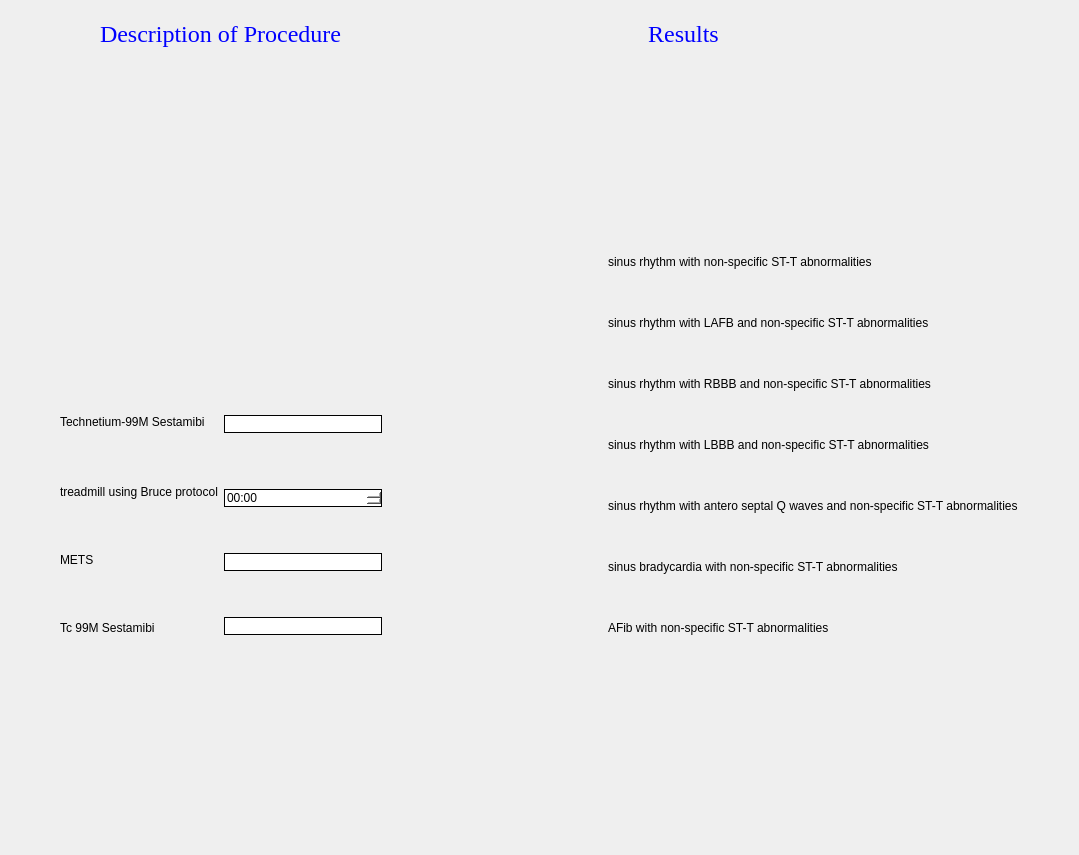
      <widget class="QWidget" name="tab_2">
       <attribute name="title">
        <string>Result</string>
       </attribute>
       <layout class="QGridLayout" name="gridLayout_9">
        <item row="0" column="1">
         <widget class="QGroupBox" name="groupBox_2">
          <property name="styleSheet">
           <string notr="true">border:none;
font: 15pt &quot;Times New Roman&quot;;
background: transparent;</string>
          </property>
          <property name="title">
           <string/>
          </property>
          <layout class="QGridLayout" name="gridLayout">
           <item row="0" column="0">
            <layout class="QHBoxLayout" name="horizontalLayout_9">
             <item>
              <spacer name="horizontalSpacer_18">
               <property name="orientation">
                <enum>Qt::Horizontal</enum>
               </property>
               <property name="sizeHint" stdset="0">
                <size>
                 <width>40</width>
                 <height>20</height>
                </size>
               </property>
              </spacer>
             </item>
             <item>
              <layout class="QHBoxLayout" name="horizontalLayout_8">
               <item>
                <layout class="QVBoxLayout" name="verticalLayout_21">
                 <item>
                  <layout class="QHBoxLayout" name="horizontalLayout_33">
                   <item>
                    <spacer name="horizontalSpacer_17">
                     <property name="orientation">
                      <enum>Qt::Horizontal</enum>
                     </property>
                     <property name="sizeHint" stdset="0">
                      <size>
                       <width>40</width>
                       <height>20</height>
                      </size>
                     </property>
                    </spacer>
                   </item>
                   <item>
                    <widget class="QLabel" name="label_10">
                     <property name="sizePolicy">
                      <sizepolicy hsizetype="Fixed" vsizetype="Fixed">
                       <horstretch>0</horstretch>
                       <verstretch>0</verstretch>
                      </sizepolicy>
                     </property>
                     <property name="font">
                      <font>
                       <family>Times New Roman</family>
                       <pointsize>18</pointsize>
                       <weight>50</weight>
                       <italic>false</italic>
                       <bold>false</bold>
                      </font>
                     </property>
                     <property name="styleSheet">
                      <string notr="true">
border:none;
font: 18pt &quot;Times New Roman&quot;;

color:blue;

</string>
                     </property>
                     <property name="text">
                      <string>Description of Procedure</string>
                     </property>
                    </widget>
                   </item>
                   <item>
                    <spacer name="horizontalSpacer_13">
                     <property name="orientation">
                      <enum>Qt::Horizontal</enum>
                     </property>
                     <property name="sizeHint" stdset="0">
                      <size>
                       <width>40</width>
                       <height>20</height>
                      </size>
                     </property>
                    </spacer>
                   </item>
                  </layout>
                 </item>
                 <item>
                  <spacer name="verticalSpacer_68">
                   <property name="orientation">
                    <enum>Qt::Vertical</enum>
                   </property>
                   <property name="sizeHint" stdset="0">
                    <size>
                     <width>20</width>
                     <height>175</height>
                    </size>
                   </property>
                  </spacer>
                 </item>
                 <item>
                  <layout class="QHBoxLayout" name="horizontalLayout_7">
                   <item>
                    <layout class="QVBoxLayout" name="verticalLayout_19">
                     <item>
                      <widget class="QLabel" name="label_11">
                       <property name="sizePolicy">
                        <sizepolicy hsizetype="Minimum" vsizetype="Preferred">
                         <horstretch>0</horstretch>
                         <verstretch>0</verstretch>
                        </sizepolicy>
                       </property>
                       <property name="text">
                        <string>Technetium-99M Sestamibi</string>
                       </property>
                      </widget>
                     </item>
                     <item>
                      <spacer name="verticalSpacer_8">
                       <property name="orientation">
                        <enum>Qt::Vertical</enum>
                       </property>
                       <property name="sizeHint" stdset="0">
                        <size>
                         <width>20</width>
                         <height>50</height>
                        </size>
                       </property>
                      </spacer>
                     </item>
                     <item>
                      <widget class="QLabel" name="label_12">
                       <property name="sizePolicy">
                        <sizepolicy hsizetype="Minimum" vsizetype="Preferred">
                         <horstretch>0</horstretch>
                         <verstretch>0</verstretch>
                        </sizepolicy>
                       </property>
                       <property name="text">
                        <string>treadmill using Bruce protocol</string>
                       </property>
                      </widget>
                     </item>
                     <item>
                      <spacer name="verticalSpacer_9">
                       <property name="orientation">
                        <enum>Qt::Vertical</enum>
                       </property>
                       <property name="sizeHint" stdset="0">
                        <size>
                         <width>20</width>
                         <height>40</height>
                        </size>
                       </property>
                      </spacer>
                     </item>
                     <item>
                      <widget class="QLabel" name="label_13">
                       <property name="sizePolicy">
                        <sizepolicy hsizetype="Minimum" vsizetype="Preferred">
                         <horstretch>0</horstretch>
                         <verstretch>0</verstretch>
                        </sizepolicy>
                       </property>
                       <property name="text">
                        <string>METS</string>
                       </property>
                      </widget>
                     </item>
                     <item>
                      <spacer name="verticalSpacer_10">
                       <property name="orientation">
                        <enum>Qt::Vertical</enum>
                       </property>
                       <property name="sizeHint" stdset="0">
                        <size>
                         <width>20</width>
                         <height>40</height>
                        </size>
                       </property>
                      </spacer>
                     </item>
                     <item>
                      <widget class="QLabel" name="label_14">
                       <property name="sizePolicy">
                        <sizepolicy hsizetype="Minimum" vsizetype="Preferred">
                         <horstretch>0</horstretch>
                         <verstretch>0</verstretch>
                        </sizepolicy>
                       </property>
                       <property name="text">
                        <string>Tc 99M Sestamibi</string>
                       </property>
                      </widget>
                     </item>
                     <item>
                      <spacer name="verticalSpacer_11">
                       <property name="orientation">
                        <enum>Qt::Vertical</enum>
                       </property>
                       <property name="sizeHint" stdset="0">
                        <size>
                         <width>20</width>
                         <height>200</height>
                        </size>
                       </property>
                      </spacer>
                     </item>
                    </layout>
                   </item>
                   <item>
                    <layout class="QVBoxLayout" name="verticalLayout_20">
                     <item>
                      <widget class="QLineEdit" name="lineEdit_Techne">
                       <property name="sizePolicy">
                        <sizepolicy hsizetype="Minimum" vsizetype="Fixed">
                         <horstretch>0</horstretch>
                         <verstretch>0</verstretch>
                        </sizepolicy>
                       </property>
                       <property name="styleSheet">
                        <string notr="true">   border: 1px solid black;
background-color: rgb(255, 255, 255);
</string>
                       </property>
                      </widget>
                     </item>
                     <item>
                      <spacer name="verticalSpacer_12">
                       <property name="orientation">
                        <enum>Qt::Vertical</enum>
                       </property>
                       <property name="sizeHint" stdset="0">
                        <size>
                         <width>20</width>
                         <height>50</height>
                        </size>
                       </property>
                      </spacer>
                     </item>
                     <item>
                      <widget class="QTimeEdit" name="timeEdit_treadMill">
                       <property name="styleSheet">
                        <string notr="true">   border: 1px solid black;
background-color: rgb(255, 255, 255);
</string>
                       </property>
                       <property name="displayFormat">
                        <string>mm:ss</string>
                       </property>
                      </widget>
                     </item>
                     <item>
                      <spacer name="verticalSpacer_13">
                       <property name="orientation">
                        <enum>Qt::Vertical</enum>
                       </property>
                       <property name="sizeHint" stdset="0">
                        <size>
                         <width>20</width>
                         <height>40</height>
                        </size>
                       </property>
                      </spacer>
                     </item>
                     <item>
                      <widget class="QLineEdit" name="lineEdit_METS">
                       <property name="sizePolicy">
                        <sizepolicy hsizetype="Minimum" vsizetype="Fixed">
                         <horstretch>0</horstretch>
                         <verstretch>0</verstretch>
                        </sizepolicy>
                       </property>
                       <property name="styleSheet">
                        <string notr="true">   border: 1px solid black;
background-color: rgb(255, 255, 255);
</string>
                       </property>
                      </widget>
                     </item>
                     <item>
                      <spacer name="verticalSpacer_66">
                       <property name="orientation">
                        <enum>Qt::Vertical</enum>
                       </property>
                       <property name="sizeHint" stdset="0">
                        <size>
                         <width>20</width>
                         <height>40</height>
                        </size>
                       </property>
                      </spacer>
                     </item>
                     <item>
                      <widget class="QLineEdit" name="lineEdit_Tc99">
                       <property name="sizePolicy">
                        <sizepolicy hsizetype="Minimum" vsizetype="Fixed">
                         <horstretch>0</horstretch>
                         <verstretch>0</verstretch>
                        </sizepolicy>
                       </property>
                       <property name="styleSheet">
                        <string notr="true">   border: 1px solid black;
background-color: rgb(255, 255, 255);
</string>
                       </property>
                      </widget>
                     </item>
                     <item>
                      <spacer name="verticalSpacer_67">
                       <property name="orientation">
                        <enum>Qt::Vertical</enum>
                       </property>
                       <property name="sizeHint" stdset="0">
                        <size>
                         <width>20</width>
                         <height>200</height>
                        </size>
                       </property>
                      </spacer>
                     </item>
                    </layout>
                   </item>
                  </layout>
                 </item>
                </layout>
               </item>
               <item>
                <spacer name="horizontalSpacer_19">
                 <property name="orientation">
                  <enum>Qt::Horizontal</enum>
                 </property>
                 <property name="sizeHint" stdset="0">
                  <size>
                   <width>200</width>
                   <height>17</height>
                  </size>
                 </property>
                </spacer>
               </item>
               <item>
                <layout class="QVBoxLayout" name="verticalLayout_7">
                 <item>
                  <layout class="QHBoxLayout" name="horizontalLayout_26">
                   <item>
                    <spacer name="horizontalSpacer_4">
                     <property name="orientation">
                      <enum>Qt::Horizontal</enum>
                     </property>
                     <property name="sizeHint" stdset="0">
                      <size>
                       <width>40</width>
                       <height>20</height>
                      </size>
                     </property>
                    </spacer>
                   </item>
                   <item>
                    <widget class="QLabel" name="label_15">
                     <property name="sizePolicy">
                      <sizepolicy hsizetype="Preferred" vsizetype="Fixed">
                       <horstretch>0</horstretch>
                       <verstretch>0</verstretch>
                      </sizepolicy>
                     </property>
                     <property name="font">
                      <font>
                       <family>Times New Roman</family>
                       <pointsize>18</pointsize>
                       <weight>50</weight>
                       <italic>false</italic>
                       <bold>false</bold>
                      </font>
                     </property>
                     <property name="styleSheet">
                      <string notr="true">
border:none;
font: 18pt &quot;Times New Roman&quot;;

color:blue;

</string>
                     </property>
                     <property name="text">
                      <string>Results</string>
                     </property>
                     <property name="alignment">
                      <set>Qt::AlignCenter</set>
                     </property>
                    </widget>
                   </item>
                   <item>
                    <spacer name="horizontalSpacer_16">
                     <property name="orientation">
                      <enum>Qt::Horizontal</enum>
                     </property>
                     <property name="sizeHint" stdset="0">
                      <size>
                       <width>300</width>
                       <height>20</height>
                      </size>
                     </property>
                    </spacer>
                   </item>
                  </layout>
                 </item>
                 <item>
                  <spacer name="verticalSpacer">
                   <property name="orientation">
                    <enum>Qt::Vertical</enum>
                   </property>
                   <property name="sizeHint" stdset="0">
                    <size>
                     <width>20</width>
                     <height>200</height>
                    </size>
                   </property>
                  </spacer>
                 </item>
                 <item>
                  <layout class="QVBoxLayout" name="verticalLayout_6">
                   <item>
                    <widget class="QCheckBox" name="checkBox_normalRhythm">
                     <property name="text">
                      <string>sinus rhythm with non-specific ST-T abnormalities</string>
                     </property>
                    </widget>
                   </item>
                   <item>
                    <spacer name="verticalSpacer_69">
                     <property name="orientation">
                      <enum>Qt::Vertical</enum>
                     </property>
                     <property name="sizeHint" stdset="0">
                      <size>
                       <width>20</width>
                       <height>40</height>
                      </size>
                     </property>
                    </spacer>
                   </item>
                   <item>
                    <widget class="QCheckBox" name="checkBox_LAFB">
                     <property name="text">
                      <string>sinus rhythm with LAFB and non-specific ST-T abnormalities</string>
                     </property>
                    </widget>
                   </item>
                   <item>
                    <spacer name="verticalSpacer_70">
                     <property name="orientation">
                      <enum>Qt::Vertical</enum>
                     </property>
                     <property name="sizeHint" stdset="0">
                      <size>
                       <width>20</width>
                       <height>40</height>
                      </size>
                     </property>
                    </spacer>
                   </item>
                   <item>
                    <widget class="QCheckBox" name="checkBox_RBBB">
                     <property name="text">
                      <string>sinus rhythm with RBBB and non-specific ST-T abnormalities</string>
                     </property>
                    </widget>
                   </item>
                   <item>
                    <spacer name="verticalSpacer_71">
                     <property name="orientation">
                      <enum>Qt::Vertical</enum>
                     </property>
                     <property name="sizeHint" stdset="0">
                      <size>
                       <width>20</width>
                       <height>40</height>
                      </size>
                     </property>
                    </spacer>
                   </item>
                   <item>
                    <widget class="QCheckBox" name="checkBox_LBBB">
                     <property name="text">
                      <string>sinus rhythm with LBBB and non-specific ST-T abnormalities</string>
                     </property>
                    </widget>
                   </item>
                   <item>
                    <spacer name="verticalSpacer_72">
                     <property name="orientation">
                      <enum>Qt::Vertical</enum>
                     </property>
                     <property name="sizeHint" stdset="0">
                      <size>
                       <width>20</width>
                       <height>40</height>
                      </size>
                     </property>
                    </spacer>
                   </item>
                   <item>
                    <widget class="QCheckBox" name="checkBox_QWaves">
                     <property name="text">
                      <string>sinus rhythm with antero septal Q waves and non-specific ST-T abnormalities</string>
                     </property>
                    </widget>
                   </item>
                   <item>
                    <spacer name="verticalSpacer_73">
                     <property name="orientation">
                      <enum>Qt::Vertical</enum>
                     </property>
                     <property name="sizeHint" stdset="0">
                      <size>
                       <width>20</width>
                       <height>40</height>
                      </size>
                     </property>
                    </spacer>
                   </item>
                   <item>
                    <widget class="QCheckBox" name="checkBox_brady">
                     <property name="text">
                      <string>sinus bradycardia with non-specific ST-T abnormalities</string>
                     </property>
                    </widget>
                   </item>
                   <item>
                    <spacer name="verticalSpacer_74">
                     <property name="orientation">
                      <enum>Qt::Vertical</enum>
                     </property>
                     <property name="sizeHint" stdset="0">
                      <size>
                       <width>20</width>
                       <height>40</height>
                      </size>
                     </property>
                    </spacer>
                   </item>
                   <item>
                    <layout class="QHBoxLayout" name="horizontalLayout_11">
                     <item>
                      <widget class="QCheckBox" name="checkBox_AFB">
                       <property name="text">
                        <string>AFib with non-specific ST-T abnormalities</string>
                       </property>
                      </widget>
                     </item>
                    </layout>
                   </item>
                  </layout>
                 </item>
                 <item>
                  <spacer name="verticalSpacer_75">
                   <property name="orientation">
                    <enum>Qt::Vertical</enum>
                   </property>
                   <property name="sizeHint" stdset="0">
                    <size>
                     <width>20</width>
                     <height>200</height>
                    </size>
                   </property>
                  </spacer>
                 </item>
                </layout>
               </item>
              </layout>
             </item>
             <item>
              <spacer name="horizontalSpacer_20">
               <property name="orientation">
                <enum>Qt::Horizontal</enum>
               </property>
               <property name="sizeHint" stdset="0">
                <size>
                 <width>40</width>
                 <height>20</height>
                </size>
               </property>
              </spacer>
             </item>
            </layout>
           </item>
          </layout>
         </widget>
        </item>
       </layout>
      </widget>
